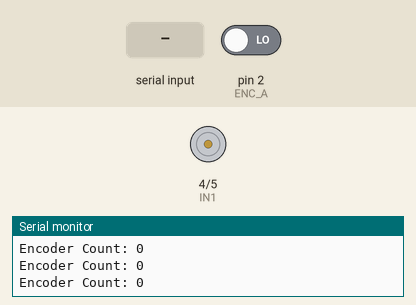
The sketch below on a simulated Arduino Uno, built with avr-gcc and run on an emulated ATmega328P. Shown: motor-driver pin pairs drawn as motors (green arrow = first pin HIGH = forward, orange = second pin HIGH = backward, longer = more drive, scaled by the enable pin), the last lines printed to the serial monitor. Inputs (shaded band) come from the test bench; at power-on: pin 2 (ENC_A) LOW.

Above: at 1.2 s.
1.3 s: "L" received over Serial
At 2.5 s:
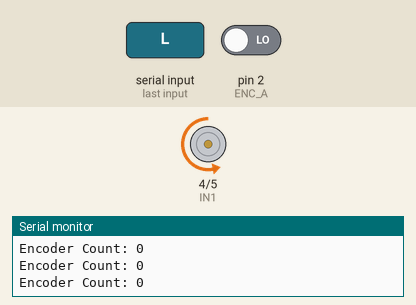
2.8 s: "R" received over Serial
At 3.9 s:
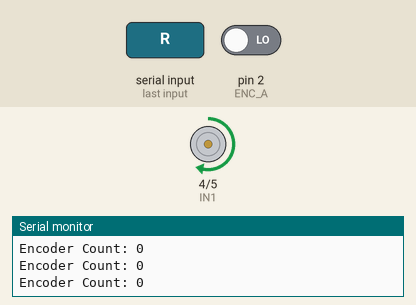
Timing chart, 0 to 5.8 s (numbered marks = the images above; inputs shaded):
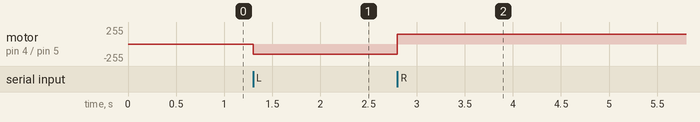

Measured:
- after the input at 1.3 s, motor on pin 4 (IN1) / pin 5 (IN2): stopped → backward 150/255 at once
- after the input at 2.8 s, motor on pin 4 (IN1) / pin 5 (IN2): backward 150/255 → forward 150/255 at once

The sketch:

motorCameraControl.ino
```cpp
// ----- Pin Assignments -----
const int ENA = 6;   // PWM pin that controls motor speed
const int IN1 = 4;   // Motor direction pin 1
const int IN2 = 5;   // Motor direction pin 2
const int ENC_A = 2; // Encoder channel A (supports hardware interrupt)
const int ENC_B = 3; // Encoder channel B (regular digital read)

const long LOWER_LIMIT = -1000;  // adjust these values
const long UPPER_LIMIT = 1000;   // adjust these values

volatile long encoderCount = 0;  // Tracks encoder ticks (updated inside interrupt)

// ---- Timed-print variables ----
unsigned long lastPrint = 0;             // store last print time
const unsigned long printInterval = 200; // print every 200 ms (5 times per second)


// ----- Encoder Interrupt Routine -----
// Triggered whenever ENC_A changes state
void encoderA_ISR() {
  bool A = digitalRead(ENC_A);  // current state of encoder channel A
  bool B = digitalRead(ENC_B);  // state of channel B used to determine direction

  // If A and B match → CW rotation, else CCW rotation
  if (A == B) {
    encoderCount++;   // clockwise
  } else {
    encoderCount--;   // counterclockwise
  }
}


void setup() {
  Serial.begin(9600); // Start serial communication with PC/Python

  // Motor driver pins
  pinMode(ENA, OUTPUT);
  pinMode(IN1, OUTPUT);
  pinMode(IN2, OUTPUT);

  // Encoder input pins
  pinMode(ENC_A, INPUT);
  pinMode(ENC_B, INPUT);

  // Attach interrupt on channel A (fires on any change: HIGH→LOW or LOW→HIGH)
  attachInterrupt(digitalPinToInterrupt(ENC_A), encoderA_ISR, CHANGE);

  Serial.println("Hand-Controlled Motor + Encoder Ready");
}


void loop() {

  // ---- Read Serial Commands from Python ----
  if (Serial.available()) {
    char cmd = Serial.read();

    if (cmd == 'L') {
      // Move LEFT only if above lower limit
      if (encoderCount > LOWER_LIMIT) {
        moveMotor(-150);
      } else {
        moveMotor(0);  // hit limit → stop
      }
    }
    else if (cmd == 'R') {
      // Move RIGHT only if below upper limit
      if (encoderCount < UPPER_LIMIT) {
        moveMotor(150);
      } else {
        moveMotor(0);  // hit limit → stop
      }
    }
    else if (cmd == 'S') {
      moveMotor(0);
    }
}


  // ---- Print encoder values less often to prevent freezing ----
  unsigned long now = millis();  // current time in ms since Arduino started
  if (now - lastPrint >= printInterval) {
    lastPrint = now;  // update timestamp

    Serial.print("Encoder Count: ");
    Serial.println(encoderCount);  // print current encoder value
  }
}


// ----- Motor Movement Function -----
// Positive → forward
// Negative → reverse
// Zero → stop
void moveMotor(int speedVal) {

  if (speedVal > 0) {
    // Forward direction
    digitalWrite(IN1, HIGH);
    digitalWrite(IN2, LOW);
    analogWrite(ENA, speedVal);  // speed 0–255
  }
  else if (speedVal < 0) {
    // Reverse direction
    digitalWrite(IN1, LOW);
    digitalWrite(IN2, HIGH);
    analogWrite(ENA, -speedVal); // use absolute value for PWM
  }
  else {
    // Stop motor
    digitalWrite(IN1, LOW);
    digitalWrite(IN2, LOW);
    analogWrite(ENA, 0);
  }
}
```
